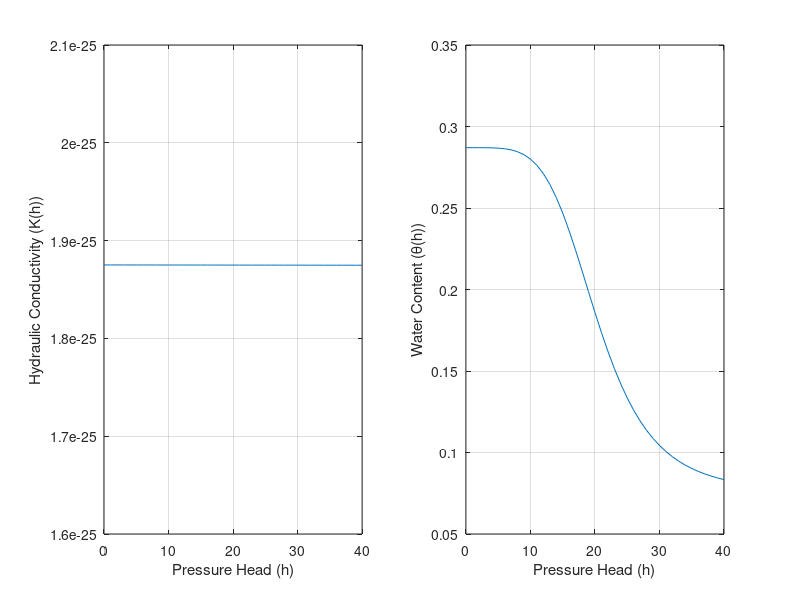

Source code (MATLAB): (Note: this script raises an error after producing the figure.)
clc, clear all, close all

%% Simulation parameters
global alpha theta_s theta_r beta A gamma Ks
z = 40; % dimension in cm
dz = 1; % step in grid
% Define the time window
tf = 360; % 360 seconds
dt = 1;

% Compute number of values
Nz = z/dz+1; % number of nodes in the grid
Nt = tf/dt;

%%
alpha = 1.611e6;
theta_s = 0.287;
theta_r = 0.075;
beta = 3.96;
Ks = 0.00944;
gamma = 4.74;
A = 1.175e6;

%% Compute graphs for K and theta
h = 0:dz:z;
K = Ks*A./(A + abs(h)).^gamma;
theta = alpha*(theta_s - theta_r)./(alpha + abs(h).^gamma) + theta_r;

% Plot
figure
subplot(1,2,1)
plot(h, K), grid on
xlabel('Pressure Head (h)');
ylabel('Hydraulic Conductivity ({K(h)})');

subplot(1,2,2)
plot(h, theta), grid on
xlabel('Pressure Head (h)');
ylabel('Water Content ({\theta(h)})');
% Define the initial values

hz_0 = -61.5; % h(z,0)
% htop = -20.7; % htop = h(40,t)
% hbottom = -61.5;
htop = -61.5; % htop = h(40,t)
hbottom = -20.7;

% Define the array that will hold the solution
H = zeros(Nz, Nt);

% Set the initial conditions
H(:,1)= hz_0;
H(Nz, :) = htop;
H(1,:) = hbottom;
% pause

h = 0:dz:z;

% First, we calculate the values of theta(h) and K(h)
theta = alpha*(theta_s - theta_r)./(alpha + abs(h).^beta) + theta_r;
K = Ks*A./(A + abs(h).^gamma);
C = alpha.*(theta_s - theta_r).*beta.*abs(h).^(beta-1) ./(alpha + abs(h).^beta).^2;
dK = Ks*A*gamma*abs(h).^(gamma-1) ./(A + abs(h).^gamma).^2;

lambda = dt./C;
a = lambda.*dK./dz;
b = lambda.*K./(dz^2);
c = dK;

options = optimset('display', 'off');
for n = 2:Nt
    % build vector of initial seeds
    x0 = H(:, n-1);
    
    [x, fval, exitflag, output] = fsolve(@(x)ImplicitSystemEq(x, H, dt, dz, Nz, n, htop, hbottom), x0, options);
    exitflags(n-1) = exitflag;
    iters(n-1) = output.iterations;
    
    H(:, n) = x;
    
%     v = 1;
%     for i = 1:Nz
%         H(i, n) = x(v);
%         v = v + 1;
%     end
    H(:,1)= hz_0;
end

Z = 0:dz:z;
figure
for n = 1:Nt
    clf
    plot(Z, H(:, n))
    xlabel('DEPTH (CM)')
    ylabel('PRESSURE HEAD (CM)')
    grid on
    pause(0.1);
end

% save('sim1', 'H', 'Z', 'iters');